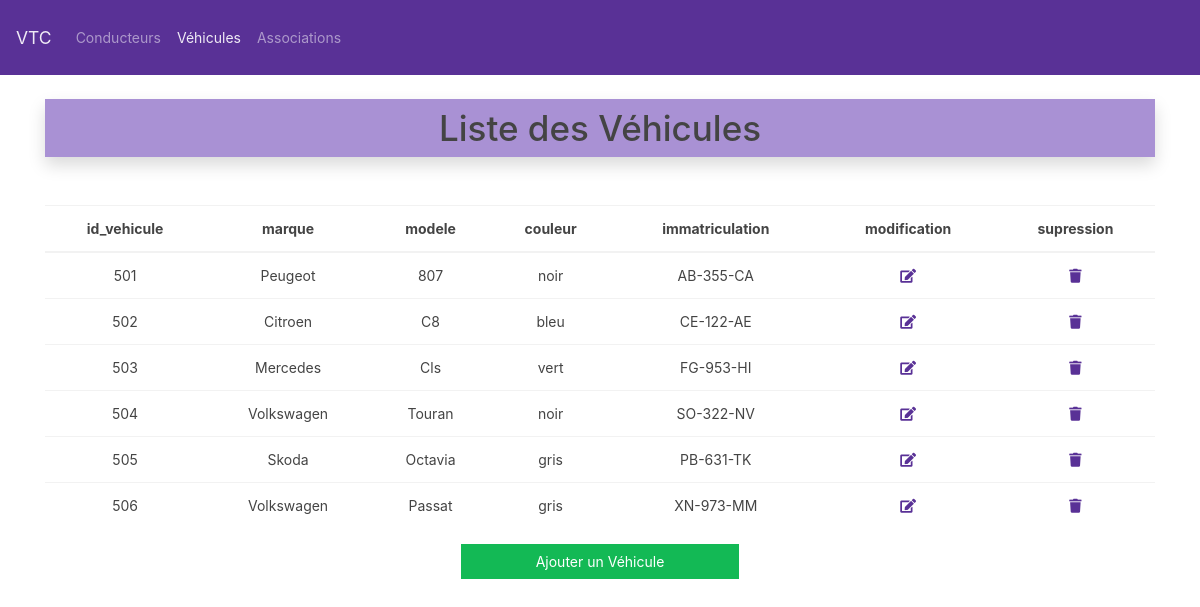
The page /vehicules on the database its author committed.
### tables this page shows
CREATE TABLE `vehicule` (
  `id_vehicule` int(11) NOT NULL,
  `marque` varchar(50) NOT NULL,
  `modele` varchar(50) NOT NULL,
  `couleur` varchar(50) NOT NULL,
  `immatriculation` varchar(10) NOT NULL
);

### controller/CarController.php (called while the page is built, shortened)
<?php
require_once './modele/CarManager.php';
class CarController
{
    private $carManager;
    public function __construct()
    {
        $this->carManager = new CarManager();
        $this->carManager->loadCars();
    }
    public function displayCars()
    {
        $cars = $this->carManager->getCars();
        require_once 'vue/car.view.php';
    }
}

### modele/CarManager.php (called while the page is built, shortened)
<?php
require_once 'Manager.php';
require_once 'Car.php';
class CarManager extends Manager
{
    public $cars;
    public function addCar($car)
    {
        $this->cars[] = $car;
    }
    public function getCars()
    {
        return $this->cars;
    }
    public function loadCars()
    {
        $req = $this->getBdd()->prepare('SELECT * FROM vehicule');
        $req->execute();
        $myCars = $req->fetchAll(PDO::FETCH_ASSOC);
    }
}

### modele/Car.php (called while the page is built, shortened)
<?php
class Car
{
    private $id_vehicule;
    private $marque;
    private $modele;
    private $couleur;
    private $immatriculation;
    public function __construct($id_vehicule, $marque, $modele, $couleur, $immatriculation)
    {
        $this->id_vehicule = $id_vehicule;
        $this->marque = $marque;
        $this->modele = $modele;
        $this->couleur = $couleur;
        $this->immatriculation = $immatriculation;
    }
    public function getId()
    {
        return $this->id_vehicule;
    }
    public function getMarque()
    {
        return $this->marque;
    }
    public function getModele()
    {
        return $this->modele;
    }
    public function getCouleur()
    {
        return $this->couleur;
    }
    public function getImmatriculation()
    {
        return $this->immatriculation;
    }
}

### modele/Manager.php (called while the page is built, shortened)
<?php
abstract class Manager
{
    private static $pdo;
    private static function setBdd()
    {
        self::$pdo = new PDO('mysql:host=localhost;dbname=vtc;charset=utf8', 'root', '');
        self::$pdo->setAttribute(PDO::ATTR_ERRMODE, PDO::ERRMODE_WARNING);
    }
    protected function getBdd()
    {
        return self::$pdo;
    }
}

### vue/car.view.php (the view, shortened to what this page needs)
<?php
include_once 'head.view.php';
include_once 'navig.view.php';
ob_start(); ?>
<div class="container">
    <table class="table mt-5 text-center">
        <thead>
            <tr>
                <th scope="col">id_vehicule</th>
                <th scope="col">marque</th>
                <th scope="col">modele</th>
                <th scope="col">couleur</th>
                <th scope="col">immatriculation</th>
                <th scope="col">modification</th>
                <th scope="col">supression</th>
            </tr>
        </thead>
        <tbody>
            <?php  foreach ($cars as $car) : ?>
            <tr>
                <td><?= $car->getId(); ?></td>
                <td><?= $car->getMarque(); ?></td>
                <td><?= $car->getModele(); ?></td>
                <td><?= $car->getCouleur(); ?></td>
                <td><?= $car->getImmatriculation(); ?></td>
                <td><a href="<?= URL; ?>vehicules/edit/<?= $car->getId(); ?>"><i class="fas fa-edit"></i></a></td>
                <td><a href="<?= URL; ?>vehicules/delete/<?= $car->getId(); ?>"><i class="fas fa-trash"></i></a>
                </td>
            </tr>
            <?php  endforeach; ?>
        </tbody>
    </table>
    <a href=" <?= URL; ?>vehicules/add" class="btn btn-success w-25 d-block m-auto">Ajouter un Véhicule</a>
</div>

### rows shown on the page
vehicule: id_vehicule "501", marque "Peugeot", modele "807", couleur "noir", immatriculation "AB-355-CA"
vehicule: id_vehicule "502", marque "Citroen", modele "C8", couleur "bleu", immatriculation "CE-122-AE"
vehicule: id_vehicule "503", marque "Mercedes", modele "Cls", couleur "vert", immatriculation "FG-953-HI"
vehicule: id_vehicule "504", marque "Volkswagen", modele "Touran", couleur "noir", immatriculation "SO-322-NV"
vehicule: id_vehicule "505", marque "Skoda", modele "Octavia", couleur "gris", immatriculation "PB-631-TK"
vehicule: id_vehicule "506", marque "Volkswagen", modele "Passat", couleur "gris", immatriculation "XN-973-MM"

### other values the page prints
$title "Liste des Véhicules"
